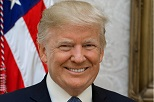
#> input picture src/res/trumps.jpg, 154 x 102 px, found by its file name
$ python svgImageMask.py
#> lines starting #> are read from the running program, lines starting #| are printed output that depends on the picture
#> in loadImg, img is the input picture: shape (102, 154, 3); mean B, G, R 101.6, 110.5, 139.2
### src/svgBasic.py
#python3 SVG basic
import random
import matplotlib as mpl
import numpy as np
import string

def colorFader(c1,c2,mix=0): #fade (linear interpolate) from color c1 (at mix=0) to c2 (mix=1)
    c1=np.array(mpl.colors.to_rgb(c1))
    c2=np.array(mpl.colors.to_rgb(c2))
    return mpl.colors.to_hex((1-mix)*c1 + mix*c2)

# [9 lines left out: functions randomColor, randomColor2, not called in this run]

def randomColor3(i,N=255):
    #N: number of grade colors
    #i = random.choice(range(N))
    try:
        return colorFader('k','w',i/N)
    except:
        print('i,i/n = ',i,i/N)

# [9 lines left out: functions convertRGB, clipFloat, not called in this run]

def ranstr(num): #random string as ID
    return ''.join(random.sample(string.ascii_letters + string.digits, num))

# [5 lines left out: function getStyleList, not called in this run]

#------------------------------draw function---------------------------------#
def draw_line(x, y, x2, y2, stroke_width=0.5, color='black'):
    #Draw a line for svg
    return f'<line x1="{x}" y1="{y}" x2="{x2}" y2="{y2}" stroke="{color}" stroke-width="{stroke_width}"/>'

def draw_rect(x, y, width, height, stroke_width=0.5, color=None, strokeColor=None):
    #Draw a rectangle for svg
    color = color or randomColor()
    return f'<rect x="{x}" y="{y}" width="{width}" height="{height}"  fill="{color}" stroke="{strokeColor}" stroke-width="{stroke_width}"  />'

def draw_circle(x, y, radius, color='black'):
    return f'<circle cx="{x}" cy="{y}" r="{radius}" fill="{color}" />'

# [12 lines left out: functions draw_circleRings, draw_text, not called in this run]

def draw_text_only(x,y,text):
    return f'<text x="{x}" y="{y}" >{text}</text>'

# [4 lines left out: function draw_path, not called in this run]

def add_style(tag,styleList):
    return '<style> %s { %s } </style>' % (tag,styleList)

def add_style_path(stroke='black', stroke_width=1, fill='transparent'):
    style = f'stroke: {stroke}; stroke-width: {stroke_width}; fill: {fill};'
    return add_style(tag='path', styleList = style)

def draw_Only_path(path):
    return f'<path d="{path}"/>'

def draw_polygon(points, color=None, strokeColor=None, stroke_width=1.0):
    return f'<polygon points="{points}" stroke="{strokeColor}" stroke-width="{stroke_width}" fill="{color}" />'

def draw_tag(tag, text=None):
    return draw_any(tag, text)

# [7 lines left out: function draw_any, not called in this run]

### src/svgFile.py
#Python3 Steven
#Update: add lxml verion 09/07/2020
import os
from lxml import etree
from svgBasic import *


class SVGFileV2:
    """SVGFileV2 xml version"""
    def __init__(self,fileName,W=100,H=100, border=False, title=None):
        self.fileName = fileName
        self.width = W
        self.height = H
        self.url = "http://www.w3.org/2000/svg"
        self.xlink = "http://www.w3.org/1999/xlink"
        #self.namespace = "http://www.w3.org/XML/1998/namespace"
        self.version = "1.1"
        self.svgRoot = etree.Element("svg", width=str(self.width), height=str(self.height),\
            nsmap={None: self.url, "xlink": self.xlink}, version=self.version)

        self.addBorder(border)
        self.setTitle(title)

    def getSize(self):
        return self.width,self.height

    def addBorder(self,border):
        if border:
            if 1:
                rect = self.draw(draw_rect(0, 0, self.width, self.height, stroke_width=1, \
                    color='none', strokeColor='black'))
                rect.set("opacity","0.8")
            else:
                self.svgRoot.set('style','border:1px solid black')

    def setTitle(self,title):
        if title:
            self.draw(draw_tag('title',title))

    def setNodeAttri(self,node,attrbi,value):
        """set/add etree Element node attribute"""
        node.set(attrbi,str(value))

    def setNodeAttriDict(self,node,attrbiDict):
        for key,value in attrbiDict.items():
            self.setNodeAttri(node, key, value)

    def addChildNode(self,node,tag):
        return etree.SubElement(node, tag) #child

    def draw(self, content):
        """link child to svgRoot element"""
        return self.drawNode(self.svgRoot, content)

    def drawNode(self, node=None,content=''):
        """link child to node element"""
        newNode = etree.fromstring(content)
        if node is None:
            self.svgRoot.append(newNode)
        else:
            node.append(newNode)
        return newNode

    def close(self):
        """write lxml tree to file"""
        etree.ElementTree(self.svgRoot).write(self.fileName, pretty_print=True, \
            xml_declaration=True, encoding='UTF-8', standalone=False)


class SVGFile:
    """SVGFile string IO version, deprecated"""
    # [7 lines left out: function __init__, not called in this run]

    def _initFile(self,fileName):
        if os.path.exists(fileName):
            os.remove(fileName)

    def _append2Svg(self,content):
        self._svgContent += content

    '''
    def _writeToFile(self,content):
        with open(self.fileName,'a',newline='\n') as dstF:
            dstF.write(content)

    def _writeSVGHeader(self):
        #<rect fill="#fff" stroke="#000" x="-70" y="-70" width="390" height="390"/>
        header=[]
        s = '<?xml version="1.0" encoding="UTF-8" standalone="no"?>\n'
        header.append(s)
        s = f'<svg width="{self.width}" height="{self.height}" version="1.1" xmlns="http://www.w3.org/2000/svg">\n'
        header.append(s)
        s='    <g opacity="1.0">\n'
        header.append(s)

        for i in header:
            self._writeToFile(i)

    def _writeSVGTail(self):
        tail = '    </g> \n</svg>'
        self._writeToFile(tail)

    def draw(self, content):
        content = '        ' + content + '\n'
         self._writeToFile(content)
    '''

    def _writeToSvg(self):
        with open(self.fileName,'a',newline='\n') as dstF:
            dstF.write(self._svgContent)

    # [9 lines left out: function _svgHeader, not called in this run]

    def _svgTail(self):
        tail = '    </g> \n</svg>'
        self._append2Svg(tail)

    def draw(self, content):
        content = '        ' + content + '\n'
        self._append2Svg(content)

    def close(self):
        self._svgTail()
        self._writeToSvg()


### src/svgImageMask.py
import os
import cv2
import numpy as np
from svgFile import SVGFileV2
from svgBasic import *
from svgSmile import *
from common import gImageOutputPath

def getImgHW(img):
    return img.shape[0],img.shape[1]

def changeBgr2Rbg(img): #input color img
    if getImagChannel(img) == 3:
        b,g,r = cv2.split(img)       # get b,g,r
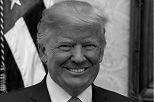
#> b: shape (102, 154); min 0, max 248, mean 101.6
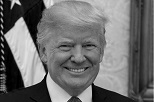
#> g: shape (102, 154); min 0, max 238, mean 110.5
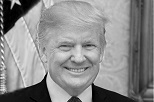
#> r: shape (102, 154); min 0, max 255, mean 139.2
        img = cv2.merge([r,g,b])
    return img

def loadImg(file,mode=cv2.IMREAD_COLOR):
    #mode = cv2.IMREAD_COLOR cv2.IMREAD_GRAYSCALE cv2.IMREAD_UNCHANGED
    try:
        img = cv2.imread(file,mode)
    except:
        print("Load image error,file=",file)

    if getImagChannel(img) == 3:
        img = changeBgr2Rbg(img)
    return img

def getImagChannel(img):
    if img.ndim == 3: #color r g b channel
        return 3
    return 1  #only one channel

class SVGImageMask:
    def __init__(self,imageFile, dstSvgfile,step=1):
        self.image = loadImg(imageFile,cv2.IMREAD_COLOR)#cv2.IMREAD_GRAYSCALE
        self.height = self.image.shape[0]
#> self.height = 102
        self.width = self.image.shape[1]
#> self.width = 154
        self.step = step
        self.svgH = int((self.height//step) * step)
#> self.svgH = 102
        self.svgW = int((self.width//step) * step)
#> self.svgW = 154
        self.svg = SVGFileV2(dstSvgfile,W=self.svgW,H=self.svgH)
        print('step=',step,'image H,W=',self.height,self.width,'SVG H,W=',self.svgH,self.svgW)
#| step= 1 image H,W= 102 154 SVG H,W= 102 154

    def drawStep(self):
        r = self.step/2
        for i in range(0,self.svgH,self.step):
            for j in range(0,self.svgW,self.step):
                x = i+1/2*self.step
                y = j+1/2*self.step

                roi = self.image[i:i+self.step, j:j+self.step]
                #print(i,j,self.svgH,self.svgW,i+self.step,j+self.step)
                color = randomColor3(np.mean(roi))
                if 0:
                    self.svg.draw(draw_circle(y,x,r,color=color))
                else:
                    self.svg.draw(draw_rect(y,x,self.step,self.step,color=color))

    def drawColor(self):
        r = 1
        for i in range(0,self.svgH,self.step):
            for j in range(0,self.svgW,self.step):
                color = convertRGB(self.image[i,j,:])
                self.svg.draw(draw_rect(j,i,r,r,stroke_width=0,color=color))

    def close(self):
        self.svg.close()

def maskImage():
    f = r'.\res\trumps.jpg'
    d = gImageOutputPath + r'\trump.svg'
    svg = SVGImageMask(f,d,step=1) #4, 8
    svg.drawStep()
    svg.close()

def maskColorImg():
    f = r'.\res\trumps.jpg'
    d = gImageOutputPath + r'\trumpX.svg'
    #SVGImageMask(f,d).drawStep()
    svg=SVGImageMask(f,d)
    svg.drawColor()

    drawSmileSVG(svg.svg,ridus=10, offsetX=10, offsetY=20) #draw a smile
    svg.close()

def main():
    maskImage()
    #maskColorImg()

if __name__=='__main__':
    main()
